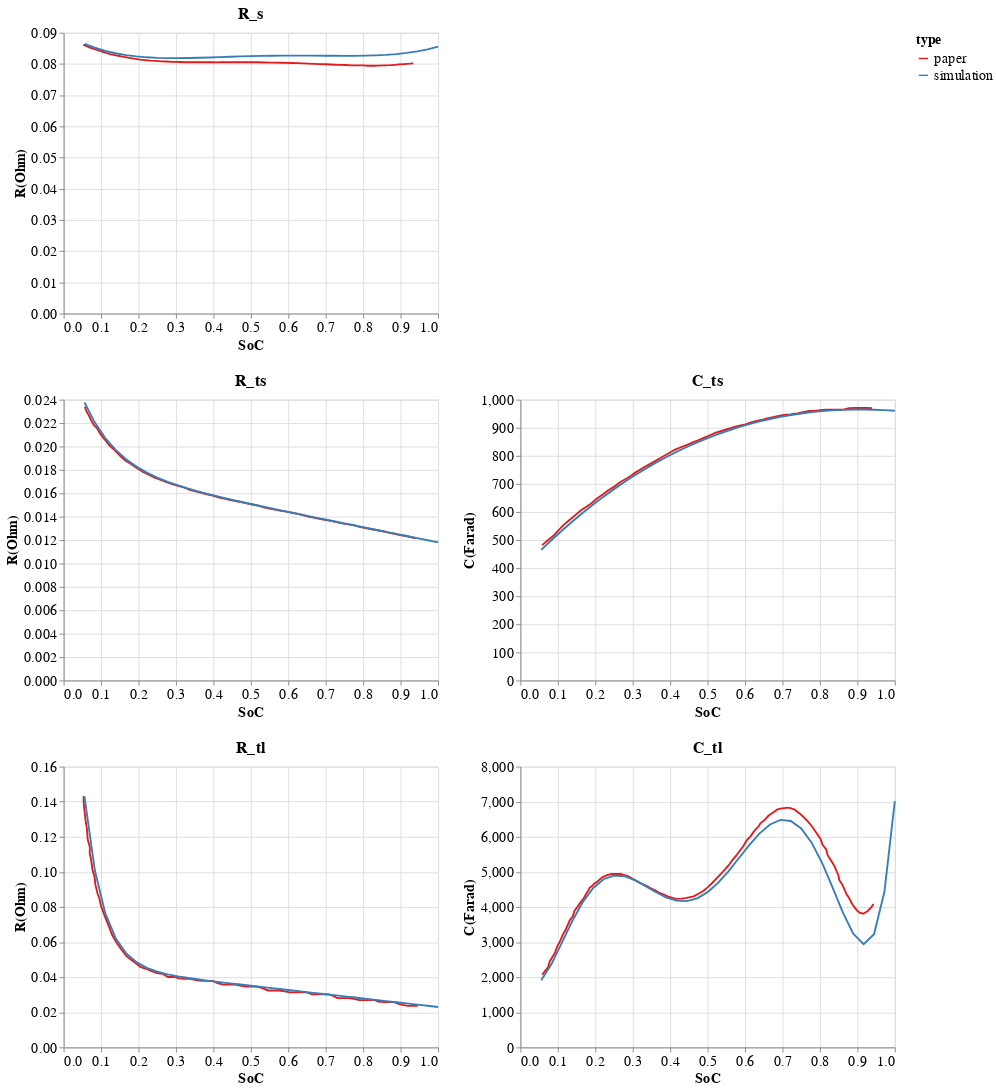

This figure's notebook cell:
### Code cell
from pathlib import Path

charts = dict()

def get_soc_dependence(model, variable, is_charging=True):
    os.chdir('/home/midren/bachelor/tmp')
    model.setSimulationOptions(["startTime=0", "stopTime=7200", "stepSize=100"])
    model.simulate()
#     "voltageSource.U_ocv.v"
    var, soc, t = model.getSolutions([variable, "capacityFadingCalc.SoC", "time"])
    
    st = np.argmin(np.abs(t - 3600)) if is_charging else 0
    en = np.argmin(np.abs(t - 7200)) if is_charging else np.argmin(np.abs(t - 3600))
    simulation_res = pd.DataFrame({"SoC": soc[st:en], variable: var[st:en]})
    simulation_res['type'] = 'simulation'
    os.chdir('/home/midren/bachelor')
    return simulation_res

def get_param_charts(is_charging):
    modifier = '_charging' if is_charging else '_discharging'
    for filename in sorted(Path(".").glob('plots_data/thevenin_params/*' + modifier + '.csv')):
        df = pd.read_csv(filename)
        def remove_modifier(x): return "_".join(x.split('_')[:-1])
        component = remove_modifier(filename.stem)
        component_type = remove_modifier(component)
        variable = ".".join([component, component_type])
        sim_df = get_soc_dependence(model, variable, is_charging).rename({variable: component}, axis=1)
        df.rename(columns={'x': 'SoC', 'y': component}, inplace=True)
        df.sort_values('SoC', inplace=True)
        df['type'] = 'paper'
        unit = 'Ohm' if component_type == 'R' else 'Farad'
        chrt = alt.Chart(df.append(sim_df)).encode(
            x=alt.X('SoC:Q', title='SoC'),
            y=alt.Y(field=component, type='quantitative', title=component_type + '(' + unit +')', scale=alt.Scale(zero=True)),
            color=alt.Color('type:N', scale=alt.Scale(scheme='set1'))
        ).mark_line(
        ).transform_filter(
            alt.datum.SoC > 0.05
        ).properties(
            title=component
#             title=modifier[1:]
        )


        charts[component] = chrt
    return charts
        
charts = get_param_charts(not True)

alt.vconcat(
    charts['R_s'],
    (charts['R_ts'] | charts['C_ts']),
    (charts['R_tl'] | charts['C_tl']),
).configure_legend(
    labelFont='CMU Serif',
    titleFont='CMU Serif',
    labelFontSize=15,
    titleFontSize=15,
).configure_axis(
    labelFont='CMU Serif',
    titleFont='CMU Serif',
    labelFontSize=15,
    titleFontSize=15,
).configure_title(
    font='CMU Serif',
    fontSize=17
)

### Figure 1 — Vega-Lite specification as saved in the notebook (floating-point values rounded to 4 significant figures; data arrays with more than 128 entries replaced by an {"elided": "..."} marker saying what was removed)
{"usermeta": {"embedOptions": {"theme": "vox"}}, "config": {"view": {"continuousWidth": 400, "continuousHeight": 300}, "axis": {"labelFont": "CMU Serif", "labelFontSize": 15, "titleFont": "CMU Serif", "titleFontSize": 15}, "legend": {"labelFont": "CMU Serif", "labelFontSize": 15, "titleFont": "CMU Serif", "titleFontSize": 15}, "title": {"font": "CMU Serif", "fontSize": 17}}, "vconcat": [{"data": {"name": "data-5d190500ec26d731e2dd555c4647319b"}, "mark": "line", "encoding": {"color": {"type": "nominal", "field": "type", "scale": {"scheme": "set1"}}, "x": {"type": "quantitative", "field": "SoC", "title": "SoC"}, "y": {"type": "quantitative", "field": "R_s", "scale": {"zero": true}, "title": "R(Ohm)"}}, "title": "R_s", "transform": [{"filter": "(datum.SoC > 0.05)"}]}, {"hconcat": [{"data": {"name": "data-37e34d5fbb646e26153809e49ef3024d"}, "mark": "line", "encoding": {"color": {"type": "nominal", "field": "type", "scale": {"scheme": "set1"}}, "x": {"type": "quantitative", "field": "SoC", "title": "SoC"}, "y": {"type": "quantitative", "field": "R_ts", "scale": {"zero": true}, "title": "R(Ohm)"}}, "title": "R_ts", "transform": [{"filter": "(datum.SoC > 0.05)"}]}, {"data": {"name": "data-e9ffe2bd6e6e2a613fb4a8f973680a75"}, "mark": "line", "encoding": {"color": {"type": "nominal", "field": "type", "scale": {"scheme": "set1"}}, "x": {"type": "quantitative", "field": "SoC", "title": "SoC"}, "y": {"type": "quantitative", "field": "C_ts", "scale": {"zero": true}, "title": "C(Farad)"}}, "title": "C_ts", "transform": [{"filter": "(datum.SoC > 0.05)"}]}]}, {"hconcat": [{"data": {"name": "data-e9525c8069d2e4505954fa5539f4727c"}, "mark": "line", "encoding": {"color": {"type": "nominal", "field": "type", "scale": {"scheme": "set1"}}, "x": {"type": "quantitative", "field": "SoC", "title": "SoC"}, "y": {"type": "quantitative", "field": "R_tl", "scale": {"zero": true}, "title": "R(Ohm)"}}, "title": "R_tl", "transform": [{"filter": "(datum.SoC > 0.05)"}]}, {"data": {"name": "data-54b9b76604eae8d4383127909db7c9df"}, "mark": "line", "encoding": {"color": {"type": "nominal", "field": "type", "scale": {"scheme": "set1"}}, "x": {"type": "quantitative", "field": "SoC", "title": "SoC"}, "y": {"type": "quantitative", "field": "C_tl", "scale": {"zero": true}, "title": "C(Farad)"}}, "title": "C_tl", "transform": [{"filter": "(datum.SoC > 0.05)"}]}]}], "$schema": "https://vega.github.io/schema/vega-lite/v4.8.1.json", "datasets": {"data-5d190500ec26d731e2dd555c4647319b": [{"SoC": 0.0409, "R_s": 0.08706, "type": "paper"}, {"SoC": 0.04555, "R_s": 0.08655, "type": "paper"}, {"SoC": 0.05235, "R_s": 0.08614, "type": "paper"}, {"SoC": 0.05977, "R_s": 0.0858, "type": "paper"}, {"SoC": 0.06595, "R_s": 0.08552, "type": "paper"}, {"SoC": 0.06966, "R_s": 0.08524, "type": "paper"}, {"SoC": 0.07831, "R_s": 0.08494, "type": "paper"}, {"SoC": 0.0845, "R_s": 0.08466, "type": "paper"}, {"SoC": 0.09315, "R_s": 0.08432, "type": "paper"}, {"SoC": 0.1012, "R_s": 0.08403, "type": "paper"}, {"SoC": 0.1084, "R_s": 0.08376, "type": "paper"}, {"SoC": 0.1142, "R_s": 0.08353, "type": "paper"}, {"SoC": 0.1196, "R_s": 0.08335, "type": "paper"}, {"SoC": 0.1231, "R_s": 0.08315, "type": "paper"}, {"SoC": 0.1299, "R_s": 0.083, "type": "paper"}, {"SoC": 0.1364, "R_s": 0.08286, "type": "paper"}, {"SoC": 0.1452, "R_s": 0.08264, "type": "paper"}, {"SoC": 0.1534, "R_s": 0.08245, "type": "paper"}, {"SoC": 0.1642, "R_s": 0.08218, "type": "paper"}, {"SoC": 0.1718, "R_s": 0.08202, "type": "paper"}, {"SoC": 0.1791, "R_s": 0.08188, "type": "paper"}, {"SoC": 0.1883, "R_s": 0.08169, "type": "paper"}, {"SoC": 0.1963, "R_s": 0.08155, "type": "paper"}, {"SoC": 0.2045, "R_s": 0.08137, "type": "paper"}, {"SoC": 0.2162, "R_s": 0.08123, "type": "paper"}, {"SoC": 0.231, "R_s": 0.08107, "type": "paper"}, {"SoC": 0.2458, "R_s": 0.08097, "type": "paper"}, {"SoC": 0.2607, "R_s": 0.08084, "type": "paper"}, {"SoC": 0.2755, "R_s": 0.08077, "type": "paper"}, {"SoC": 0.2903, "R_s": 0.08068, "type": "paper"}, {"SoC": 0.3015, "R_s": 0.08066, "type": "paper"}, {"SoC": 0.3098, "R_s": 0.08062, "type": "paper"}, {"SoC": 0.3237, "R_s": 0.08056, "type": "paper"}, {"SoC": 0.3386, "R_s": 0.08056, "type": "paper"}, {"SoC": 0.3534, "R_s": 0.08056, "type": "paper"}, {"SoC": 0.3682, "R_s": 0.08056, "type": "paper"}, {"SoC": 0.3831, "R_s": 0.08056, "type": "paper"}, {"SoC": 0.3979, "R_s": 0.08056, "type": "paper"}, {"SoC": 0.409, "R_s": 0.08052, "type": "paper"}, {"SoC": 0.4192, "R_s": 0.08054, "type": "paper"}, {"SoC": 0.4313, "R_s": 0.08054, "type": "paper"}, {"SoC": 0.4461, "R_s": 0.08056, "type": "paper"}, {"SoC": 0.461, "R_s": 0.08056, "type": "paper"}, {"SoC": 0.4758, "R_s": 0.08056, "type": "paper"}, {"SoC": 0.4906, "R_s": 0.08056, "type": "paper"}, {"SoC": 0.5055, "R_s": 0.08056, "type": "paper"}, {"SoC": 0.5203, "R_s": 0.08055, "type": "paper"}, {"SoC": 0.5351, "R_s": 0.08048, "type": "paper"}, {"SoC": 0.55, "R_s": 0.08044, "type": "paper"}, {"SoC": 0.5648, "R_s": 0.08044, "type": "paper"}, {"SoC": 0.5797, "R_s": 0.08039, "type": "paper"}, {"SoC": 0.5945, "R_s": 0.08036, "type": "paper"}, {"SoC": 0.6093, "R_s": 0.0803, "type": "paper"}, {"SoC": 0.6242, "R_s": 0.08025, "type": "paper"}, {"SoC": 0.6396, "R_s": 0.08018, "type": "paper"}, {"SoC": 0.6538, "R_s": 0.08012, "type": "paper"}, {"SoC": 0.6687, "R_s": 0.08002, "type": "paper"}, {"SoC": 0.6835, "R_s": 0.07995, "type": "paper"}, {"SoC": 0.6983, "R_s": 0.0799, "type": "paper"}, {"SoC": 0.7132, "R_s": 0.07982, "type": "paper"}, {"SoC": 0.7239, "R_s": 0.07976, "type": "paper"}, {"SoC": 0.7372, "R_s": 0.0797, "type": "paper"}, {"SoC": 0.754, "R_s": 0.07966, "type": "paper"}, {"SoC": 0.7688, "R_s": 0.07956, "type": "paper"}, {"SoC": 0.7837, "R_s": 0.07955, "type": "paper"}, {"SoC": 0.7985, "R_s": 0.07954, "type": "paper"}, {"SoC": 0.8133, "R_s": 0.07944, "type": "paper"}, {"SoC": 0.8282, "R_s": 0.07944, "type": "paper"}, {"SoC": 0.8374, "R_s": 0.07947, "type": "paper"}, {"SoC": 0.8578, "R_s": 0.07955, "type": "paper"}, {"SoC": 0.8727, "R_s": 0.07961, "type": "paper"}, {"SoC": 0.8845, "R_s": 0.07972, "type": "paper"}, {"SoC": 0.8957, "R_s": 0.07985, "type": "paper"}, {"SoC": 0.9098, "R_s": 0.07996, "type": "paper"}, {"SoC": 0.9246, "R_s": 0.08009, "type": "paper"}, {"SoC": 0.9339, "R_s": 0.08021, "type": "paper"}, {"SoC": 1.0, "R_s": 0.08554, "type": "simulation"}, {"SoC": 0.9722, "R_s": 0.0847, "type": "simulation"}, {"SoC": 0.9444, "R_s": 0.08404, "type": "simulation"}, {"SoC": 0.9167, "R_s": 0.08354, "type": "simulation"}, {"SoC": 0.8889, "R_s": 0.08317, "type": "simulation"}, {"SoC": 0.8611, "R_s": 0.08292, "type": "simulation"}, {"SoC": 0.8333, "R_s": 0.08275, "type": "simulation"}, {"SoC": 0.8056, "R_s": 0.08265, "type": "simulation"}, {"SoC": 0.7778, "R_s": 0.08261, "type": "simulation"}, {"SoC": 0.75, "R_s": 0.0826, "type": "simulation"}, {"SoC": 0.7222, "R_s": 0.08261, "type": "simulation"}, {"SoC": 0.6944, "R_s": 0.08264, "type": "simulation"}, {"SoC": 0.6667, "R_s": 0.08267, "type": "simulation"}, {"SoC": 0.6389, "R_s": 0.08268, "type": "simulation"}, {"SoC": 0.6111, "R_s": 0.08269, "type": "simulation"}, {"SoC": 0.5833, "R_s": 0.08268, "type": "simulation"}, {"SoC": 0.5556, "R_s": 0.08264, "type": "simulation"}, {"SoC": 0.5278, "R_s": 0.08259, "type": "simulation"}, {"SoC": 0.5, "R_s": 0.08251, "type": "simulation"}, {"SoC": 0.4722, "R_s": 0.08241, "type": "simulation"}, {"SoC": 0.4444, "R_s": 0.0823, "type": "simulation"}, {"SoC": 0.4167, "R_s": 0.08219, "type": "simulation"}, {"SoC": 0.3889, "R_s": 0.08207, "type": "simulation"}, {"SoC": 0.3611, "R_s": 0.08197, "type": "simulation"}, {"SoC": 0.3333, "R_s": 0.08189, "type": "simulation"}, {"SoC": 0.3056, "R_s": 0.08185, "type": "simulation"}, {"SoC": 0.2778, "R_s": 0.08187, "type": "simulation"}, {"SoC": 0.25, "R_s": 0.08195, "type": "simulation"}, {"SoC": 0.2222, "R_s": 0.08213, "type": "simulation"}, {"SoC": 0.1944, "R_s": 0.08242, "type": "simulation"}, {"SoC": 0.1667, "R_s": 0.08285, "type": "simulation"}, {"SoC": 0.1389, "R_s": 0.08344, "type": "simulation"}, {"SoC": 0.1111, "R_s": 0.08421, "type": "simulation"}, {"SoC": 0.08333, "R_s": 0.0852, "type": "simulation"}, {"SoC": 0.05556, "R_s": 0.08644, "type": "simulation"}, {"SoC": 0.02778, "R_s": 0.08796, "type": "simulation"}], "data-37e34d5fbb646e26153809e49ef3024d": [{"SoC": 0.04342, "R_ts": 0.02424, "type": "paper"}, {"SoC": 0.04721, "R_ts": 0.02388, "type": "paper"}, {"SoC": 0.05669, "R_ts": 0.02339, "type": "paper"}, {"SoC": 0.06048, "R_ts": 0.02304, "type": "paper"}, {"SoC": 0.06807, "R_ts": 0.0226, "type": "paper"}, {"SoC": 0.07375, "R_ts": 0.02221, "type": "paper"}, {"SoC": 0.08134, "R_ts": 0.0218, "type": "paper"}, {"SoC": 0.08892, "R_ts": 0.02157, "type": "paper"}, {"SoC": 0.09651, "R_ts": 0.02116, "type": "paper"}, {"SoC": 0.1054, "R_ts": 0.02075, "type": "paper"}, {"SoC": 0.1136, "R_ts": 0.02046, "type": "paper"}, {"SoC": 0.1212, "R_ts": 0.02012, "type": "paper"}, {"SoC": 0.1344, "R_ts": 0.01975, "type": "paper"}, {"SoC": 0.1439, "R_ts": 0.01943, "type": "paper"}, {"SoC": 0.1534, "R_ts": 0.01912, "type": "paper"}, {"SoC": 0.1667, "R_ts": 0.01876, "type": "paper"}, {"SoC": 0.1818, "R_ts": 0.01847, "type": "paper"}, {"SoC": 0.1951, "R_ts": 0.01816, "type": "paper"}, {"SoC": 0.2122, "R_ts": 0.01783, "type": "paper"}, {"SoC": 0.2273, "R_ts": 0.01759, "type": "paper"}, {"SoC": 0.2425, "R_ts": 0.01734, "type": "paper"}, {"SoC": 0.2577, "R_ts": 0.01716, "type": "paper"}, {"SoC": 0.2728, "R_ts": 0.01697, "type": "paper"}, {"SoC": 0.288, "R_ts": 0.01681, "type": "paper"}, {"SoC": 0.3032, "R_ts": 0.01666, "type": "paper"}, {"SoC": 0.3227, "R_ts": 0.01648, "type": "paper"}, {"SoC": 0.3373, "R_ts": 0.01629, "type": "paper"}, {"SoC": 0.3524, "R_ts": 0.01616, "type": "paper"}, {"SoC": 0.3676, "R_ts": 0.01604, "type": "paper"}, {"SoC": 0.3828, "R_ts": 0.01591, "type": "paper"}, {"SoC": 0.398, "R_ts": 0.01581, "type": "paper"}, {"SoC": 0.4131, "R_ts": 0.01566, "type": "paper"}, {"SoC": 0.4283, "R_ts": 0.01555, "type": "paper"}, {"SoC": 0.4435, "R_ts": 0.01544, "type": "paper"}, {"SoC": 0.4586, "R_ts": 0.01533, "type": "paper"}, {"SoC": 0.4738, "R_ts": 0.01525, "type": "paper"}, {"SoC": 0.489, "R_ts": 0.01514, "type": "paper"}, {"SoC": 0.5041, "R_ts": 0.01504, "type": "paper"}, {"SoC": 0.5193, "R_ts": 0.01495, "type": "paper"}, {"SoC": 0.5345, "R_ts": 0.0148, "type": "paper"}, {"SoC": 0.5496, "R_ts": 0.01469, "type": "paper"}, {"SoC": 0.5648, "R_ts": 0.0146, "type": "paper"}, {"SoC": 0.58, "R_ts": 0.01449, "type": "paper"}, {"SoC": 0.5951, "R_ts": 0.01443, "type": "paper"}, {"SoC": 0.6103, "R_ts": 0.01432, "type": "paper"}, {"SoC": 0.6255, "R_ts": 0.01423, "type": "paper"}, {"SoC": 0.6406, "R_ts": 0.01411, "type": "paper"}, {"SoC": 0.6558, "R_ts": 0.014, "type": "paper"}, {"SoC": 0.671, "R_ts": 0.0139, "type": "paper"}, {"SoC": 0.6861, "R_ts": 0.0138, "type": "paper"}, {"SoC": 0.7013, "R_ts": 0.01372, "type": "paper"}, {"SoC": 0.7165, "R_ts": 0.01362, "type": "paper"}, {"SoC": 0.7316, "R_ts": 0.01352, "type": "paper"}, {"SoC": 0.7468, "R_ts": 0.0134, "type": "paper"}, {"SoC": 0.762, "R_ts": 0.01334, "type": "paper"}, {"SoC": 0.7771, "R_ts": 0.01325, "type": "paper"}, {"SoC": 0.7923, "R_ts": 0.01311, "type": "paper"}, {"SoC": 0.8075, "R_ts": 0.01303, "type": "paper"}, {"SoC": 0.8226, "R_ts": 0.01292, "type": "paper"}, {"SoC": 0.8378, "R_ts": 0.01284, "type": "paper"}, {"SoC": 0.853, "R_ts": 0.01276, "type": "paper"}, {"SoC": 0.8681, "R_ts": 0.01264, "type": "paper"}, {"SoC": 0.8833, "R_ts": 0.01254, "type": "paper"}, {"SoC": 0.8985, "R_ts": 0.01242, "type": "paper"}, {"SoC": 0.9136, "R_ts": 0.01235, "type": "paper"}, {"SoC": 0.9288, "R_ts": 0.01224, "type": "paper"}, {"SoC": 0.9402, "R_ts": 0.01215, "type": "paper"}, {"SoC": 1.0, "R_ts": 0.01181, "type": "simulation"}, {"SoC": 0.9722, "R_ts": 0.01199, "type": "simulation"}, {"SoC": 0.9444, "R_ts": 0.01217, "type": "simulation"}, {"SoC": 0.9167, "R_ts": 0.01235, "type": "simulation"}, {"SoC": 0.8889, "R_ts": 0.01253, "type": "simulation"}, {"SoC": 0.8611, "R_ts": 0.01271, "type": "simulation"}, {"SoC": 0.8333, "R_ts": 0.01289, "type": "simulation"}, {"SoC": 0.8056, "R_ts": 0.01307, "type": "simulation"}, {"SoC": 0.7778, "R_ts": 0.01325, "type": "simulation"}, {"SoC": 0.75, "R_ts": 0.01343, "type": "simulation"}, {"SoC": 0.7222, "R_ts": 0.01361, "type": "simulation"}, {"SoC": 0.6944, "R_ts": 0.01379, "type": "simulation"}, {"SoC": 0.6667, "R_ts": 0.01397, "type": "simulation"}, {"SoC": 0.6389, "R_ts": 0.01415, "type": "simulation"}, {"SoC": 0.6111, "R_ts": 0.01433, "type": "simulation"}, {"SoC": 0.5833, "R_ts": 0.01452, "type": "simulation"}, {"SoC": 0.5556, "R_ts": 0.0147, "type": "simulation"}, {"SoC": 0.5278, "R_ts": 0.01489, "type": "simulation"}, {"SoC": 0.5, "R_ts": 0.01508, "type": "simulation"}, {"SoC": 0.4722, "R_ts": 0.01528, "type": "simulation"}, {"SoC": 0.4444, "R_ts": 0.01548, "type": "simulation"}, {"SoC": 0.4167, "R_ts": 0.01569, "type": "simulation"}, {"SoC": 0.3889, "R_ts": 0.0159, "type": "simulation"}, {"SoC": 0.3611, "R_ts": 0.01614, "type": "simulation"}, {"SoC": 0.3333, "R_ts": 0.01639, "type": "simulation"}, {"SoC": 0.3056, "R_ts": 0.01667, "type": "simulation"}, {"SoC": 0.2778, "R_ts": 0.01698, "type": "simulation"}, {"SoC": 0.25, "R_ts": 0.01734, "type": "simulation"}, {"SoC": 0.2222, "R_ts": 0.01776, "type": "simulation"}, {"SoC": 0.1944, "R_ts": 0.01828, "type": "simulation"}, {"SoC": 0.1667, "R_ts": 0.01891, "type": "simulation"}, {"SoC": 0.1389, "R_ts": 0.01971, "type": "simulation"}, {"SoC": 0.1111, "R_ts": 0.02072, "type": "simulation"}, {"SoC": 0.08333, "R_ts": 0.02204, "type": "simulation"}, {"SoC": 0.05556, "R_ts": 0.02376, "type": "simulation"}, {"SoC": 0.02778, "R_ts": 0.02604, "type": "simulation"}], "data-e9ffe2bd6e6e2a613fb4a8f973680a75": [{"SoC": 0.04252, "C_ts": 460.8, "type": "paper"}, {"SoC": 0.05791, "C_ts": 482.1, "type": "paper"}, {"SoC": 0.07331, "C_ts": 499.5, "type": "paper"}, {"SoC": 0.08871, "C_ts": 516.4, "type": "paper"}, {"SoC": 0.09514, "C_ts": 525.7, "type": "paper"}, {"SoC": 0.1047, "C_ts": 538.9, "type": "paper"}, {"SoC": 0.1157, "C_ts": 554.0, "type": "paper"}, {"SoC": 0.1311, "C_ts": 571.5, "type": "paper"}, {"SoC": 0.1465, "C_ts": 588.9, "type": "paper"}, {"SoC": 0.1619, "C_ts": 606.4, "type": "paper"}, {"SoC": 0.1773, "C_ts": 619.5, "type": "paper"}, {"SoC": 0.1907, "C_ts": 631.8, "type": "paper"}, {"SoC": 0.2019, "C_ts": 645.5, "type": "paper"}, {"SoC": 0.2196, "C_ts": 662.0, "type": "paper"}, {"SoC": 0.235, "C_ts": 677.8, "type": "paper"}, {"SoC": 0.2504, "C_ts": 690.3, "type": "paper"}, {"SoC": 0.2658, "C_ts": 706.1, "type": "paper"}, {"SoC": 0.2812, "C_ts": 717.6, "type": "paper"}, {"SoC": 0.2966, "C_ts": 730.1, "type": "paper"}, {"SoC": 0.3066, "C_ts": 740.1, "type": "paper"}, {"SoC": 0.3182, "C_ts": 749.7, "type": "paper"}, {"SoC": 0.3312, "C_ts": 760.1, "type": "paper"}, {"SoC": 0.3466, "C_ts": 771.6, "type": "paper"}, {"SoC": 0.362, "C_ts": 783.0, "type": "paper"}, {"SoC": 0.3774, "C_ts": 795.0, "type": "paper"}, {"SoC": 0.3928, "C_ts": 806.5, "type": "paper"}, {"SoC": 0.4038, "C_ts": 815.6, "type": "paper"}, {"SoC": 0.4144, "C_ts": 822.8, "type": "paper"}, {"SoC": 0.4313, "C_ts": 832.1, "type": "paper"}, {"SoC": 0.4467, "C_ts": 839.7, "type": "paper"}, {"SoC": 0.4621, "C_ts": 849.0, "type": "paper"}, {"SoC": 0.4775, "C_ts": 857.2, "type": "paper"}, {"SoC": 0.4929, "C_ts": 865.9, "type": "paper"}, {"SoC": 0.5045, "C_ts": 872.4, "type": "paper"}, {"SoC": 0.5201, "C_ts": 881.4, "type": "paper"}, {"SoC": 0.5391, "C_ts": 889.3, "type": "paper"}, {"SoC": 0.5545, "C_ts": 895.9, "type": "paper"}, {"SoC": 0.5699, "C_ts": 901.9, "type": "paper"}, {"SoC": 0.5853, "C_ts": 907.3, "type": "paper"}, {"SoC": 0.6007, "C_ts": 912.2, "type": "paper"}, {"SoC": 0.6161, "C_ts": 919.3, "type": "paper"}, {"SoC": 0.6315, "C_ts": 924.8, "type": "paper"}, {"SoC": 0.6469, "C_ts": 929.1, "type": "paper"}, {"SoC": 0.6623, "C_ts": 934.6, "type": "paper"}, {"SoC": 0.6777, "C_ts": 938.4, "type": "paper"}, {"SoC": 0.6931, "C_ts": 942.7, "type": "paper"}, {"SoC": 0.7085, "C_ts": 946.6, "type": "paper"}, {"SoC": 0.72, "C_ts": 946.6, "type": "paper"}, {"SoC": 0.7304, "C_ts": 949.7, "type": "paper"}, {"SoC": 0.74, "C_ts": 950.9, "type": "paper"}, {"SoC": 0.7547, "C_ts": 955.8, "type": "paper"}, {"SoC": 0.7701, "C_ts": 959.6, "type": "paper"}, {"SoC": 0.7855, "C_ts": 959.6, "type": "paper"}, {"SoC": 0.8009, "C_ts": 962.4, "type": "paper"}, {"SoC": 0.8163, "C_ts": 964.0, "type": "paper"}, {"SoC": 0.8317, "C_ts": 964.0, "type": "paper"}, {"SoC": 0.8471, "C_ts": 964.0, "type": "paper"}, {"SoC": 0.8625, "C_ts": 964.6, "type": "paper"}, {"SoC": 0.8779, "C_ts": 970.0, "type": "paper"}, {"SoC": 0.8933, "C_ts": 970.5, "type": "paper"}, {"SoC": 0.9087, "C_ts": 970.5, "type": "paper"}, {"SoC": 0.9241, "C_ts": 970.5, "type": "paper"}, {"SoC": 0.9395, "C_ts": 969.5, "type": "paper"}, {"SoC": 1.0, "C_ts": 960.4, "type": "simulation"}, {"SoC": 0.9722, "C_ts": 962.7, "type": "simulation"}, {"SoC": 0.9444, "C_ts": 964.2, "type": "simulation"}, {"SoC": 0.9167, "C_ts": 964.9, "type": "simulation"}, {"SoC": 0.8889, "C_ts": 964.8, "type": "simulation"}, {"SoC": 0.8611, "C_ts": 963.8, "type": "simulation"}, {"SoC": 0.8333, "C_ts": 961.9, "type": "simulation"}, {"SoC": 0.8056, "C_ts": 959.2, "type": "simulation"}, {"SoC": 0.7778, "C_ts": 955.5, "type": "simulation"}, {"SoC": 0.75, "C_ts": 950.9, "type": "simulation"}, {"SoC": 0.7222, "C_ts": 945.3, "type": "simulation"}, {"SoC": 0.6944, "C_ts": 938.7, "type": "simulation"}, {"SoC": 0.6667, "C_ts": 931.1, "type": "simulation"}, {"SoC": 0.6389, "C_ts": 922.5, "type": "simulation"}, {"SoC": 0.6111, "C_ts": 912.8, "type": "simulation"}, {"SoC": 0.5833, "C_ts": 902.1, "type": "simulation"}, {"SoC": 0.5556, "C_ts": 890.2, "type": "simulation"}, {"SoC": 0.5278, "C_ts": 877.3, "type": "simulation"}, {"SoC": 0.5, "C_ts": 863.2, "type": "simulation"}, {"SoC": 0.4722, "C_ts": 847.9, "type": "simulation"}, {"SoC": 0.4444, "C_ts": 831.5, "type": "simulation"}, {"SoC": 0.4167, "C_ts": 813.8, "type": "simulation"}, {"SoC": 0.3889, "C_ts": 794.9, "type": "simulation"}, {"SoC": 0.3611, "C_ts": 774.8, "type": "simulation"}, {"SoC": 0.3333, "C_ts": 753.4, "type": "simulation"}, {"SoC": 0.3056, "C_ts": 730.7, "type": "simulation"}, {"SoC": 0.2778, "C_ts": 706.7, "type": "simulation"}, {"SoC": 0.25, "C_ts": 681.4, "type": "simulation"}, {"SoC": 0.2222, "C_ts": 654.7, "type": "simulation"}, {"SoC": 0.1944, "C_ts": 626.7, "type": "simulation"}, {"SoC": 0.1667, "C_ts": 597.2, "type": "simulation"}, {"SoC": 0.1389, "C_ts": 566.3, "type": "simulation"}, {"SoC": 0.1111, "C_ts": 533.9, "type": "simulation"}, {"SoC": 0.08333, "C_ts": 500.1, "type": "simulation"}, {"SoC": 0.05556, "C_ts": 464.8, "type": "simulation"}, {"SoC": 0.02778, "C_ts": 428.0, "type": "simulation"}], "data-e9525c8069d2e4505954fa5539f4727c": [{"SoC": 0.0439, "R_tl": 0.1569, "type": "paper"}, {"SoC": 0.0476, "R_tl": 0.1528, "type": "paper"}, {"SoC": 0.0476, "R_tl": 0.147, "type": "paper"}, {"SoC": 0.05316, "R_tl": 0.1432, "type": "paper"}, {"SoC": 0.05365, "R_tl": 0.1392, "type": "paper"}, {"SoC": 0.05501, "R_tl": 0.136, "type": "paper"}, {"SoC": 0.05871, "R_tl": 0.1292, "type": "paper"}, {"SoC": 0.06241, "R_tl": 0.124, "type": "paper"}, {"SoC": 0.06427, "R_tl": 0.1184, "type": "paper"}, {"SoC": 0.06982, "R_tl": 0.1143, "type": "paper"}, {"SoC": 0.06982, "R_tl": 0.1105, "type": "paper"}, {"SoC": 0.07352, "R_tl": 0.1066, "type": "paper"}, {"SoC": 0.07723, "R_tl": 0.1009, "type": "paper"}, {"SoC": 0.08278, "R_tl": 0.09701, "type": "paper"}, {"SoC": 0.08463, "R_tl": 0.09289, "type": "paper"}, {"SoC": 0.09019, "R_tl": 0.08794, "type": "paper"}, {"SoC": 0.09574, "R_tl": 0.08465, "type": "paper"}, {"SoC": 0.09945, "R_tl": 0.0808, "type": "paper"}, {"SoC": 0.1062, "R_tl": 0.07675, "type": "paper"}, {"SoC": 0.1124, "R_tl": 0.07338, "type": "paper"}, {"SoC": 0.1198, "R_tl": 0.06953, "type": "paper"}, {"SoC": 0.1291, "R_tl": 0.06431, "type": "paper"}, {"SoC": 0.1402, "R_tl": 0.0601, "type": "paper"}, {"SoC": 0.1531, "R_tl": 0.05607, "type": "paper"}, {"SoC": 0.1686, "R_tl": 0.05185, "type": "paper"}, {"SoC": 0.1828, "R_tl": 0.04947, "type": "paper"}, {"SoC": 0.1939, "R_tl": 0.04782, "type": "paper"}, {"SoC": 0.2049, "R_tl": 0.04586, "type": "paper"}, {"SoC": 0.2198, "R_tl": 0.0448, "type": "paper"}, {"SoC": 0.2346, "R_tl": 0.04343, "type": "paper"}, {"SoC": 0.2494, "R_tl": 0.04233, "type": "paper"}, {"SoC": 0.2636, "R_tl": 0.04196, "type": "paper"}, {"SoC": 0.2791, "R_tl": 0.04013, "type": "paper"}, {"SoC": 0.2939, "R_tl": 0.04013, "type": "paper"}, {"SoC": 0.3087, "R_tl": 0.0393, "type": "paper"}, {"SoC": 0.3235, "R_tl": 0.03903, "type": "paper"}, {"SoC": 0.3383, "R_tl": 0.03903, "type": "paper"}, {"SoC": 0.3537, "R_tl": 0.0383, "type": "paper"}, {"SoC": 0.3679, "R_tl": 0.03793, "type": "paper"}, {"SoC": 0.3828, "R_tl": 0.03793, "type": "paper"}, {"SoC": 0.3976, "R_tl": 0.03793, "type": "paper"}, {"SoC": 0.413, "R_tl": 0.03647, "type": "paper"}, {"SoC": 0.4272, "R_tl": 0.03573, "type": "paper"}, {"SoC": 0.442, "R_tl": 0.03573, "type": "paper"}, {"SoC": 0.4568, "R_tl": 0.03573, "type": "paper"}, {"SoC": 0.4716, "R_tl": 0.03518, "type": "paper"}, {"SoC": 0.4864, "R_tl": 0.03463, "type": "paper"}, {"SoC": 0.5013, "R_tl": 0.03463, "type": "paper"}, {"SoC": 0.5161, "R_tl": 0.03463, "type": "paper"}, {"SoC": 0.5309, "R_tl": 0.03381, "type": "paper"}, {"SoC": 0.5457, "R_tl": 0.03243, "type": "paper"}, {"SoC": 0.5605, "R_tl": 0.03243, "type": "paper"}, {"SoC": 0.5753, "R_tl": 0.03243, "type": "paper"}, {"SoC": 0.5901, "R_tl": 0.03189, "type": "paper"}, {"SoC": 0.605, "R_tl": 0.03134, "type": "paper"}, {"SoC": 0.6198, "R_tl": 0.03134, "type": "paper"}, {"SoC": 0.6346, "R_tl": 0.03134, "type": "paper"}, {"SoC": 0.6494, "R_tl": 0.03134, "type": "paper"}, {"SoC": 0.6642, "R_tl": 0.03024, "type": "paper"}, {"SoC": 0.679, "R_tl": 0.03024, "type": "paper"}, {"SoC": 0.6938, "R_tl": 0.03024, "type": "paper"}, {"SoC": 0.7086, "R_tl": 0.03024, "type": "paper"}, {"SoC": 0.72, "R_tl": 0.0293, "type": "paper"}, {"SoC": 0.7309, "R_tl": 0.02804, "type": "paper"}, {"SoC": 0.7457, "R_tl": 0.02804, "type": "paper"}, {"SoC": 0.7605, "R_tl": 0.02804, "type": "paper"}, {"SoC": 0.7747, "R_tl": 0.02767, "type": "paper"}, {"SoC": 0.7901, "R_tl": 0.02694, "type": "paper"}, {"SoC": 0.8049, "R_tl": 0.02694, "type": "paper"}, {"SoC": 0.8197, "R_tl": 0.02694, "type": "paper"}, {"SoC": 0.8309, "R_tl": 0.02694, "type": "paper"}, {"SoC": 0.8401, "R_tl": 0.02611, "type": "paper"}, {"SoC": 0.8568, "R_tl": 0.02584, "type": "paper"}, {"SoC": 0.8716, "R_tl": 0.02584, "type": "paper"}, {"SoC": 0.8827, "R_tl": 0.02584, "type": "paper"}, {"SoC": 0.8948, "R_tl": 0.02484, "type": "paper"}, {"SoC": 0.9045, "R_tl": 0.0242, "type": "paper"}, {"SoC": 0.9197, "R_tl": 0.02364, "type": "paper"}, {"SoC": 0.9345, "R_tl": 0.02364, "type": "paper"}, {"SoC": 0.9457, "R_tl": 0.02364, "type": "paper"}, {"SoC": 1.0, "R_tl": 0.02302, "type": "simulation"}, {"SoC": 0.9722, "R_tl": 0.02369, "type": "simulation"}, {"SoC": 0.9444, "R_tl": 0.02436, "type": "simulation"}, {"SoC": 0.9167, "R_tl": 0.02504, "type": "simulation"}, {"SoC": 0.8889, "R_tl": 0.02571, "type": "simulation"}, {"SoC": 0.8611, "R_tl": 0.02638, "type": "simulation"}, {"SoC": 0.8333, "R_tl": 0.02705, "type": "simulation"}, {"SoC": 0.8056, "R_tl": 0.02773, "type": "simulation"}, {"SoC": 0.7778, "R_tl": 0.0284, "type": "simulation"}, {"SoC": 0.75, "R_tl": 0.02907, "type": "simulation"}, {"SoC": 0.7222, "R_tl": 0.02974, "type": "simulation"}, {"SoC": 0.6944, "R_tl": 0.03041, "type": "simulation"}, {"SoC": 0.6667, "R_tl": 0.03109, "type": "simulation"}, {"SoC": 0.6389, "R_tl": 0.03176, "type": "simulation"}, {"SoC": 0.6111, "R_tl": 0.03243, "type": "simulation"}, {"SoC": 0.5833, "R_tl": 0.03311, "type": "simulation"}, {"SoC": 0.5556, "R_tl": 0.03378, "type": "simulation"}, {"SoC": 0.5278, "R_tl": 0.03446, "type": "simulation"}, {"SoC": 0.5, "R_tl": 0.03513, "type": "simulation"}, {"SoC": 0.4722, "R_tl": 0.03582, "type": "simulation"}, {"SoC": 0.4444, "R_tl": 0.03651, "type": "simulation"}, {"SoC": 0.4167, "R_tl": 0.03721, "type": "simulation"}, {"SoC": 0.3889, "R_tl": 0.03793, "type": "simulation"}, {"SoC": 0.3611, "R_tl": 0.0387, "type": "simulation"}, {"SoC": 0.3333, "R_tl": 0.03953, "type": "simulation"}, {"SoC": 0.3056, "R_tl": 0.04048, "type": "simulation"}, {"SoC": 0.2778, "R_tl": 0.04164, "type": "simulation"}, {"SoC": 0.25, "R_tl": 0.04316, "type": "simulation"}, {"SoC": 0.2222, "R_tl": 0.04531, "type": "simulation"}, {"SoC": 0.1944, "R_tl": 0.04855, "type": "simulation"}, {"SoC": 0.1667, "R_tl": 0.05371, "type": "simulation"}, {"SoC": 0.1389, "R_tl": 0.0622, "type": "simulation"}, {"SoC": 0.1111, "R_tl": 0.0765, "type": "simulation"}, {"SoC": 0.08333, "R_tl": 0.1009, "type": "simulation"}, {"SoC": 0.05556, "R_tl": 0.143, "type": "simulation"}, {"SoC": 0.02778, "R_tl": 0.2158, "type": "simulation"}], "data-54b9b76604eae8d4383127909db7c9df": {"elided": "142 records"}}}
